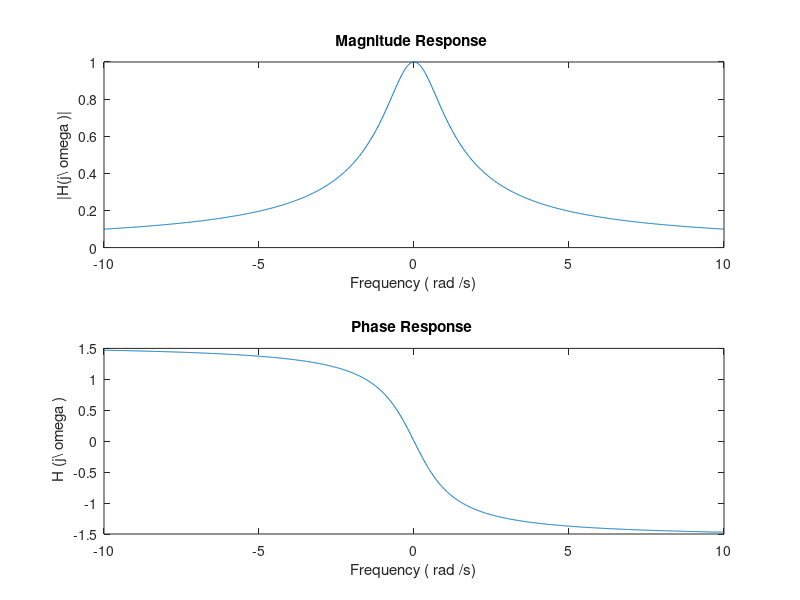

Write the MATLAB code that produced this figure.
R = 1; C = 1;
omega = linspace ( -10 , 10, 1000) ;
H = 1 ./ (1 + 1j* omega *R*C);

% Magnitude and Phase
magnitude = abs(H);
phase = angle (H);
 % Plotting
 subplot (2 ,1 ,1);
 plot (omega , magnitude );
 title ('Magnitude Response ');
 xlabel ('Frequency ( rad /s)');
 ylabel ('|H(j\ omega )|');

 subplot (2 ,1 ,2);
 plot (omega , phase );
 title ('Phase Response ');
 xlabel ('Frequency ( rad /s)');
 ylabel (' H (j\ omega )');
